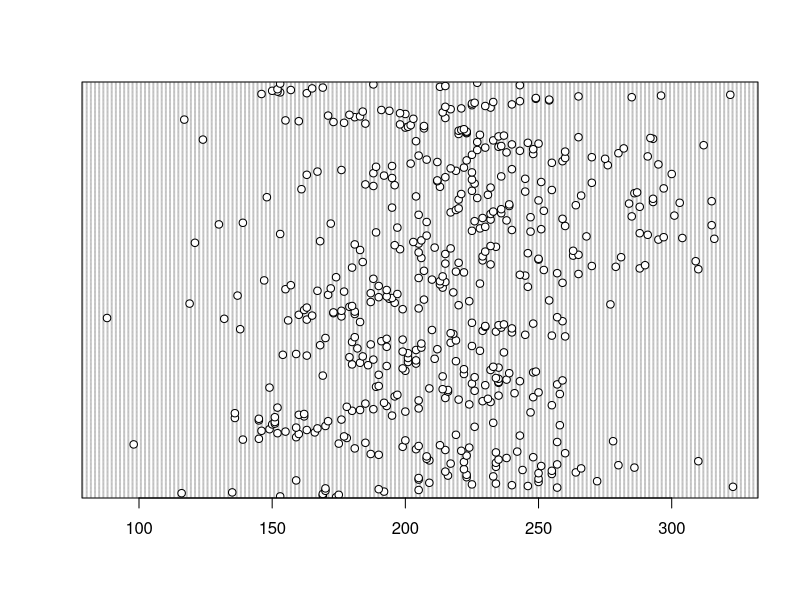
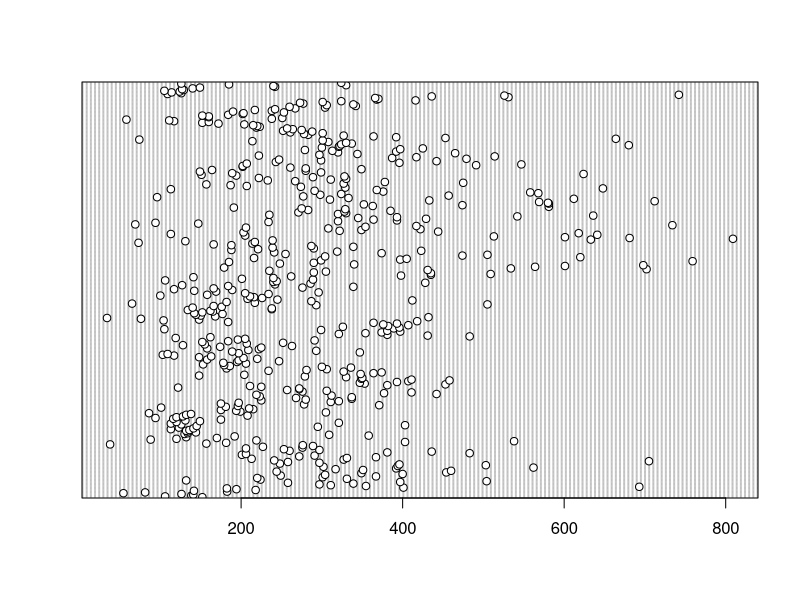
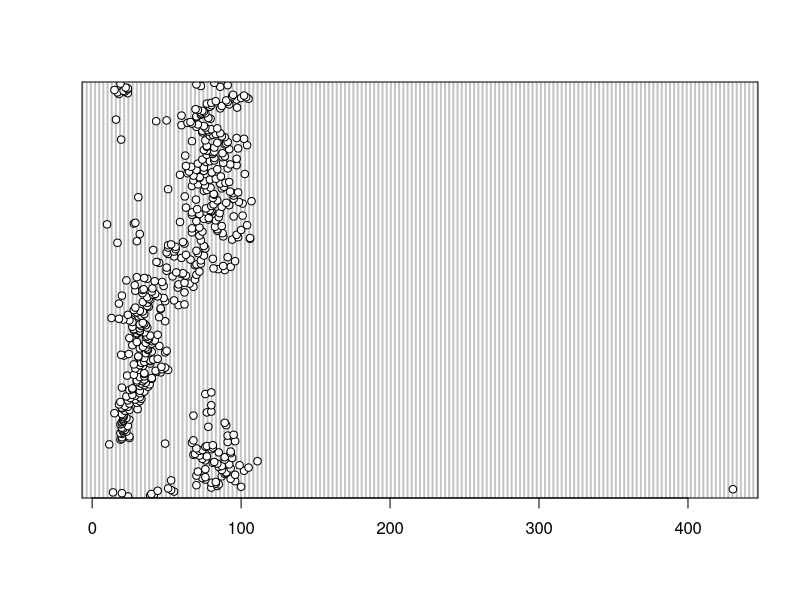
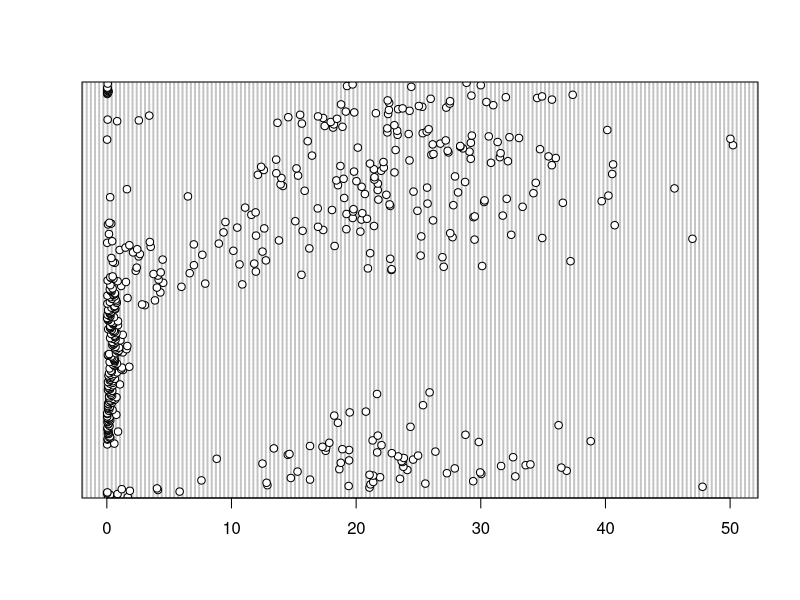
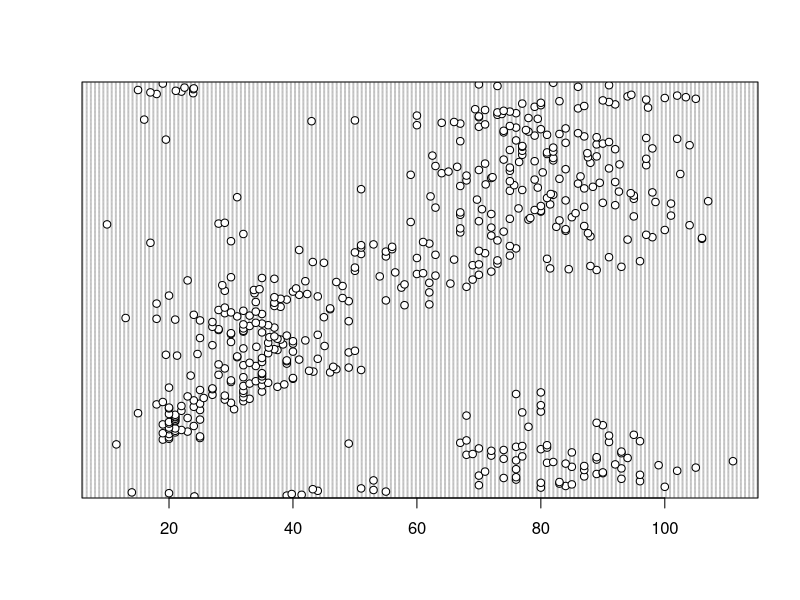
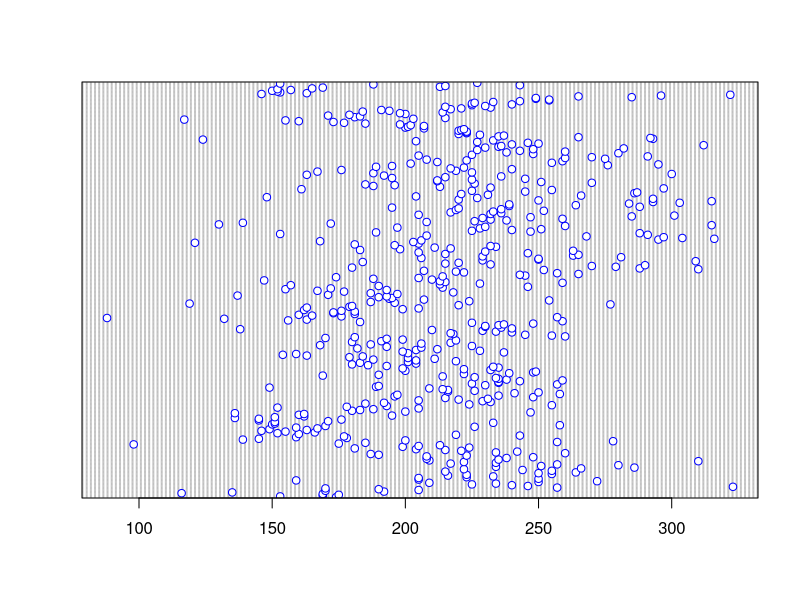
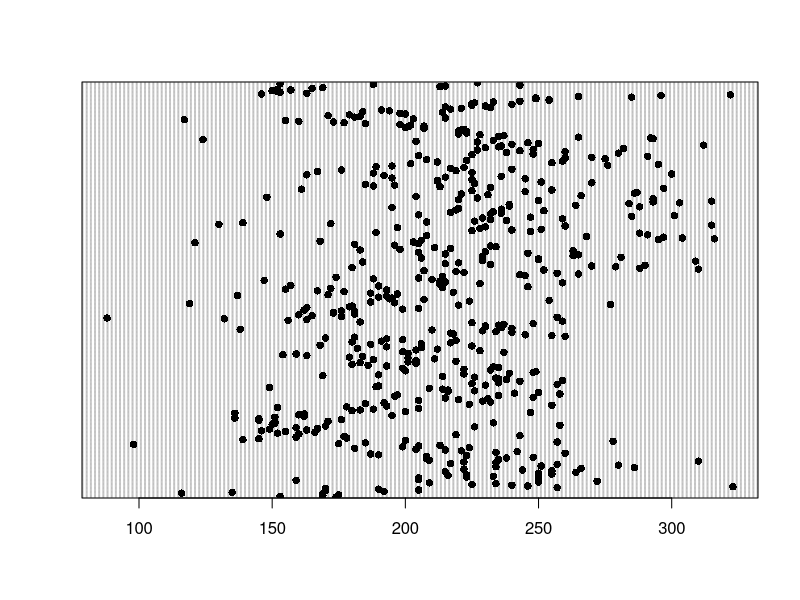
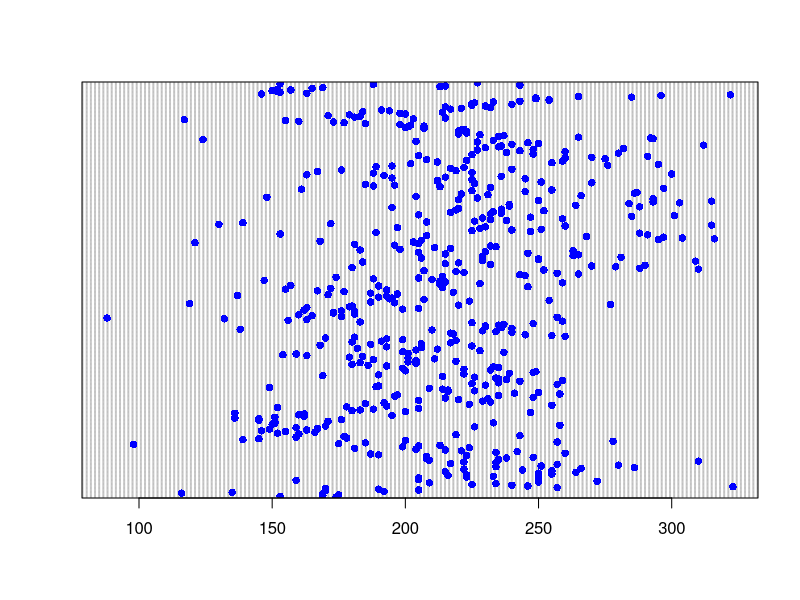

Here is the R script that generated these plots, in order:
##Data exploration and Visualisation 
#Material written by Dr. Alex Douglas at Aberdeen University
#you can find the instructions here: https://alexd106.github.io/QUADstatR/exercise_4.html for more details and background

#set your working directory
setwd() #this is the path to where you have stored the data
#for example, if you saved your data in Documents/workshop, your path would be "C:\Documents\workshop"

#this first section is covering basic plots in base R


#Import the ‘squid1.txt’ file into R using the read.table() function and assign it to a variable named squid. 
squid <- read.table("squid1.txt", header=T)

#These data were originally collected as part of a study published in Aquatic Living Resources1 in 2005. 
#The aim of the study was to investigate the seasonal patterns of investment in somatic and reproductive tissues 
#in the long finned squid Loligo forbesi caught in Scottish waters. 
#Squid were caught monthly from December 1989 - July 1991 (month and year variables). 
#After capture, each squid was given a unique specimen code, weighed (weight) and the sex determined (sex - only female squid are included here). 
#The size of individuals was also measured as the dorsal mantle length (DML) and the mantle weight measured without internal organs (eviscerate.weight). 
#The gonads were weighed (ovary.weight) along with the accessory reproductive organ (the nidamental gland, nid.weight, nid.length). 
#Each individual was also assigned a categorical measure of maturity (maturity.stage, ranging from 1 to 5 with 1 = immature, 5 = mature). 
#The digestive gland weight (dig.weight) was also recorded to assess nutritional status of the individual

#Use the str() function to display the structure of the dataset and the summary() function to summarise the dataset. 

str(squid)

summary(squid)
#How many observations are in this dataset? How many variables? 


#The year, month and maturity.stage variables were coded as integers in the original dataset. 
#Here we would like to code them as factors. 
#Create a new variable for each of these variables in the squid dataframe and recode them as factors. 

#factors are categories. these might be treatments, years, sites, etc
#imagine that you want to compare trends across years, sites, etc. this is easier to do with factors
squid$Year_f <- as.factor(squid$year)
squid$month_f <- as.factor(squid$month)
squid$maturity.stage_f <- as.factor(squid$maturity.stage)

#Use the str() function again to check the coding of these new variables.
str(squid)


############DOTCHARTS ############
#The humble cleveland dotplot is a great way of identifying if you have potential outliers in continuous variables. 
#Create dotplots (using the dotchart() function) for the following variables; DML, weight, nid.length and ovary.weight. 

dotchart(squid$DML)
dotchart(squid$weight)
dotchart(squid$nid.length)
dotchart(squid$ovary.weight)
#Do these variables contain any unusually large or small observations? 

#it looks like nid.length does! this turned out to be a recording error, and we can fix it
which(squid$nid.length > 400) #this gives the row of the value that is the outlier
squid$nid.length[11]
#then we can go in and change it
squid$nid.length[11] <- 43.2
#see if it worked
dotchart(squid$nid.length)

#you can play with different things like colours
dotchart(squid$DML, col="blue")

#or symbols
dotchart(squid$DML, pch=16)

#combine the two
dotchart(squid$DML, pch=16, col="blue")

#you can find all the pch values here: http://www.sthda.com/english/wiki/r-plot-pch-symbols-the-different-point-shapes-available-in-r


#If you prefer to create a single figure with all 4 plots you can always split your plotting device into 2 rows and 2 columns. 
par(mfrow=c(2,2))
dotchart(squid$DML, main="DML")
dotchart(squid$weight, main="Weight")
dotchart(squid$nid.length, main="nid.length")
dotchart(squid$ovary.weight, main="ovary weight")


#########HISTOGRAMS########

#When exploring your data it is often useful to visualise the distribution of continuous variables. 
#create histograms for the variables; DML, weight, eviscerate.weight and ovary.weight using the hist() function

par(mfrow=c(2,2))
hist(squid$DML, main="DML")
hist(squid$weight, main="Weight")
hist(squid$eviscerate.weight, main="Eviscerate.weight")
hist(squid$ovary.weight, main="Ovary.weight")


######SCATTERPLOTS #######

#Scatterplots are great for visualising relationships between two continuous variables. 
#Plot the relationship between DML on the x axis and weight on the y axis. 
par(mfrow=c(1,1))
plot(x=squid$DML, y=squid$weight)

#How would you describe this relationship? Is it linear? 


#####BOXPLOTS ######
#When visualising differences in a continuous variable between levels of a factor (categorical variable) then a boxplot is your friend 
#Create a boxplot to visualise the differences in DML at each maturity stage (don’t forget to use the recoded version of this variable you created)
boxplot(DML ~ maturity.stage_f, data = squid, ylab = "DML", xlab = "Maturity stage")

#The thick horizontal line in the middle of the box is the median value of DML. 
#The upper line of the box is the upper quartile (75th percentile) and the lower line is the lower quartile (25th percentile). 
#The distance between the upper and lower quartiles is known as the inter quartile range and represents the values of weight for 50% of the data. 
#The dotted vertical lines are called the whiskers and their length is determined as 1.5 x the inter quartile range. 
#Data points that are plotted outside the the whiskers represent potential unusual observations. 


##linear models if you're looking at relationships
## this is a linear relationship of the format y=mx+b
lm1 <- lm(weight ~ DML, data=squid) #this format is response variable ~ explanatory variable, so y ~ x
summary(lm1)
#under coefficients, your (Intercept) Estimate is your b (-407.71171)
#and your DML estimate is your slope (m), (3.23068)

#let's see how it looks on top of our data
plot(weight ~ DML, data=squid)
lines(x=squid$DML, y=summary(lm1)$coefficients[1] +summary(lm1)$coefficients[2]*squid$DML, col="red")
mtext(paste("Adj R2= ", round(summary(lm1)$adj.r.squared,digits=2) ,sep=""), side=1, line=-2, adj=1)
#the R2 value measures how well the linear model predicts the real data

#it is always important to inspect the diagnostics plots for your linear models to make sure you are not violating any assumptions
par(mfrow=c(2,2))
plot(lm1)

#the top left plot is testing whether the residuals exhibit non-linear patterns, we want it to be roughly horizontal
#the top right plot is testing whether the residuals are normally distributed
#the bottom left plot is testing equal variance, if the red line is about horizontal, then assumption of equal variance is met
#the bottom right plot is looking at influential values, so if any values fall outside of Cook's distance, it is an influential data point

#the residuals are the differences between the real data point and the line of the linear model

#these plots don't look quite right
#top left is not horizontal, and bottom left is not horizontal
#the Normal QQ plot looks a little bit off, the points should follow the dotted line (although in real data, it is rare that this is perfect!)

#let's see if we can linearise it
#One approach to linearising relationships is to apply a transformation on one or both variables. 
#Try transforming the weight variable with either a natural log (log()) or square root (sqrt()) transformation. 
#I suggest you create new variables in the squid dataframe for your transformed variables
squid$weight_log <- log(squid$weight)
par(mfrow=c(1,1))
plot(x=squid$DML, y=squid$weight_log)
#that looks a bit different!

#let's try the lm again
lm2 <- lm(weight_log ~ DML, data=squid)
summary(lm2)

par(mfrow=c(2,2))
plot(lm2)
#that's a bit better!
#they are still not perfect but real data is rarely perfect! we have made it better and can accept assumptions of linear models

#we can try the square root
squid$weight_sqrt <- sqrt(squid$weight)
par(mfrow=c(1,1))
plot(x=squid$DML, y=squid$weight_sqrt)
#that looks a bit different!

#let's try the lm again
lm3 <- lm(weight_sqrt ~ DML, data=squid)
summary(lm3)

par(mfrow=c(2,2))
plot(lm3)

#this might be the best transformation so let's plot the data with the linear model
par(mfrow=c(1,1))
plot(weight_sqrt ~ DML, data=squid)
lines(x=squid$DML, y=summary(lm3)$coefficients[1] +summary(lm3)$coefficients[2]*squid$DML, col="red")
mtext(paste("Adj R2= ", round(summary(lm3)$adj.r.squared,digits=2) ,sep=""), side=1, line=-2, adj=1)


##### USING GGPLOT2 ########
#These figures are perfectly fine to include in a paper, but often, using ggplot creates "nicer" figures
install.packages("ggplot2")
library("ggplot2")

hist_figure <- ggplot(squid, aes(x=DML)) + #we name our plot so that we can call it at any time
  #the + here is very important! This is how you add elements to your plot
  geom_histogram() + #so here, we are saying "make a ggplot object" AND create a histogram from the data
  labs(title="DML", x="DML", y="Frequency")
  

plot(hist_figure)

#you can make multiple histograms for DML by maturity stage
hist_4 <- hist_figure + #and now we can take the data from figure1 AND add the multiple panels
  facet_wrap(~ maturity.stage_f, nrow = 2) +
  theme_minimal() #this removes the grey background

plot(hist_4)


#create a boxplot
box_figure<- ggplot(squid, aes(x=maturity.stage_f, y=DML)) +
  geom_boxplot() +
  theme_minimal()

plot(box_figure)

##you can do a lot with gggplot, you can find more details for boxplots here: http://www.sthda.com/english/wiki/ggplot2-box-plot-quick-start-guide-r-software-and-data-visualization

##one of the best things about ggplot is that it's easy to save a high resolution figure 
ggsave("boxplot_DML.jpeg", box_figure, device="jpeg", dpi=1500 )
#the dpi is "dots per inch" and is your resolution. journals require high res images
#you can change jpeg to png if you want too!

